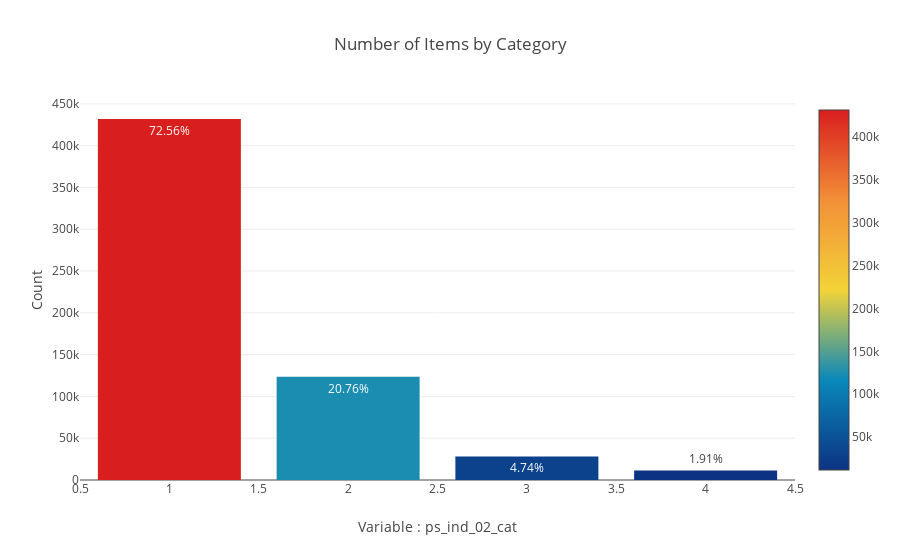
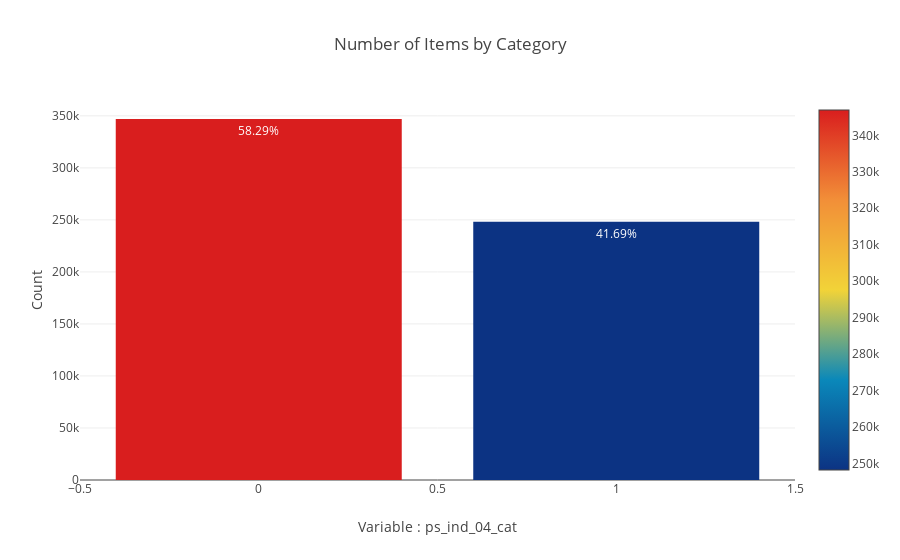
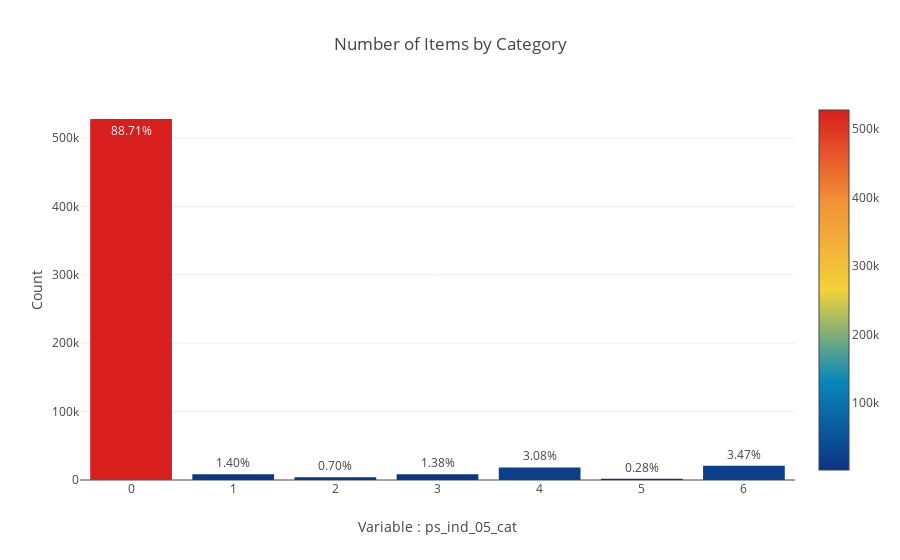
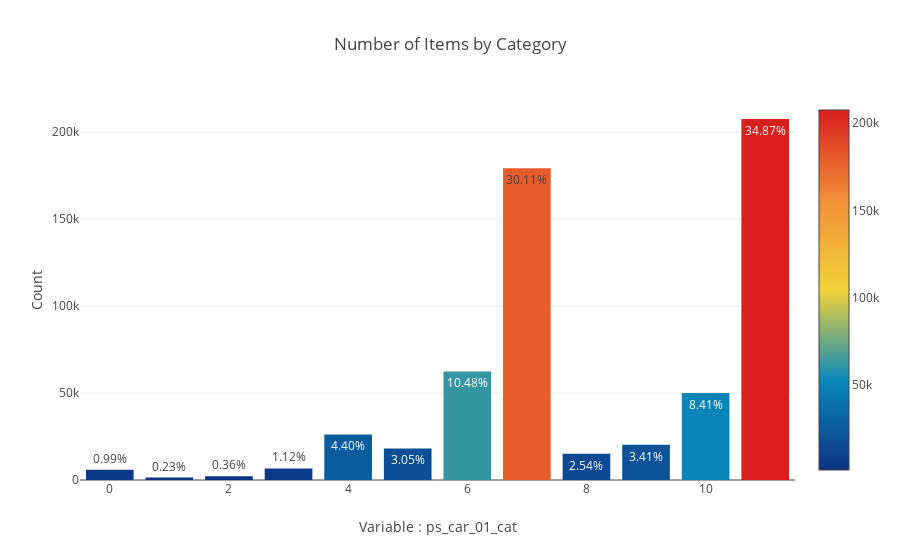

These figures' notebook cell, in order:
### Code cell
for c in cat_f :
    x = train[c].value_counts().index.values.astype('str')
    y = train[c].value_counts().values
    pct = [("%.2f"%(v*100))+"%"for v in (y/len(train))]

    trace1 = go.Bar(x=x, y=y, text=pct,
                    marker=dict(
                    color = y,colorscale='Portland',showscale=True,
                    reversescale = False
                    ))
    layout = dict(title= 'Number of Items by Category',
                  yaxis = dict(title='Count'),
                  xaxis = dict(title='Variable : '+c))
    fig=dict(data=[trace1], layout=layout)
    py.iplot(fig)

### Figure 1 — Plotly figure (JSON) as saved in the notebook; plotly's stock layout.template omitted (floating-point values rounded to 4 significant figures)
{"data": [{"marker": {"color": [431859, 123573, 28186, 11378], "colorscale": "Portland", "reversescale": false, "showscale": true}, "text": ["72.56%", "20.76%", "4.74%", "1.91%"], "type": "bar", "x": ["1.0", "2.0", "3.0", "4.0"], "y": [431859, 123573, 28186, 11378]}], "layout": {"title": "Number of Items by Category", "xaxis": {"title": "Variable : ps_ind_02_cat"}, "yaxis": {"title": "Count"}}}

### Figure 2 — Plotly figure (JSON) as saved in the notebook; plotly's stock layout.template omitted (floating-point values rounded to 4 significant figures)
{"data": [{"marker": {"color": [346965, 248164], "colorscale": "Portland", "reversescale": false, "showscale": true}, "text": ["58.29%", "41.69%"], "type": "bar", "x": ["0.0", "1.0"], "y": [346965, 248164]}], "layout": {"title": "Number of Items by Category", "xaxis": {"title": "Variable : ps_ind_04_cat"}, "yaxis": {"title": "Count"}}}

### Figure 3 — Plotly figure (JSON) as saved in the notebook; plotly's stock layout.template omitted (floating-point values rounded to 4 significant figures)
{"data": [{"marker": {"color": [528009, 20662, 18344, 8322, 8233, 4184, 1649], "colorscale": "Portland", "reversescale": false, "showscale": true}, "text": ["88.71%", "3.47%", "3.08%", "1.40%", "1.38%", "0.70%", "0.28%"], "type": "bar", "x": ["0.0", "6.0", "4.0", "1.0", "3.0", "2.0", "5.0"], "y": [528009, 20662, 18344, 8322, 8233, 4184, 1649]}], "layout": {"title": "Number of Items by Category", "xaxis": {"title": "Variable : ps_ind_05_cat"}, "yaxis": {"title": "Count"}}}

### Figure 4 — Plotly figure (JSON) as saved in the notebook; plotly's stock layout.template omitted (floating-point values rounded to 4 significant figures)
{"data": [{"marker": {"color": [207573, 179247, 62393, 50087, 26174, 20323, 18142, 15093, 6658, 5904, 2144, 1367], "colorscale": "Portland", "reversescale": false, "showscale": true}, "text": ["34.87%", "30.11%", "10.48%", "8.41%", "4.40%", "3.41%", "3.05%", "2.54%", "1.12%", "0.99%", "0.36%", "0.23%"], "type": "bar", "x": ["11.0", "7.0", "6.0", "10.0", "4.0", "9.0", "5.0", "8.0", "3.0", "0.0", "2.0", "1.0"], "y": [207573, 179247, 62393, 50087, 26174, 20323, 18142, 15093, 6658, 5904, 2144, 1367]}], "layout": {"title": "Number of Items by Category", "xaxis": {"title": "Variable : ps_car_01_cat"}, "yaxis": {"title": "Count"}}}
